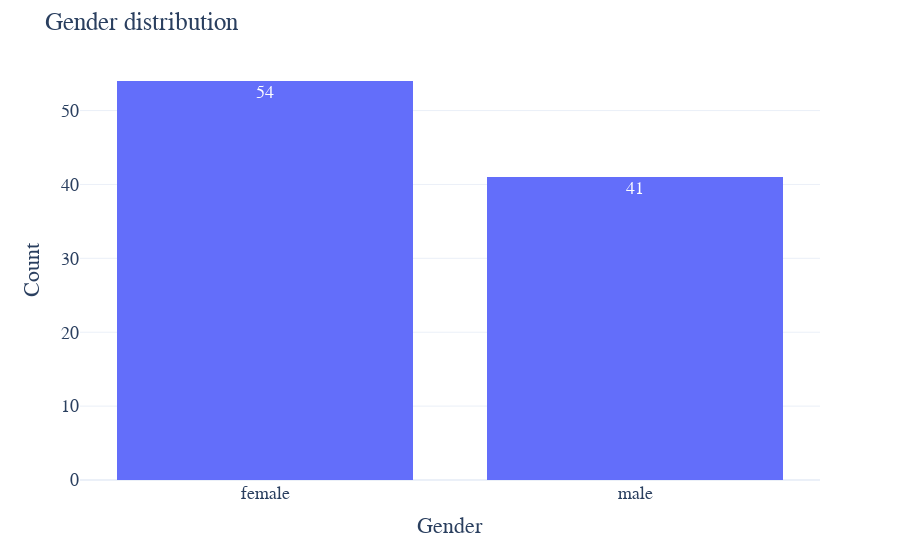

The notebook cell this image was saved under:
### Code cell
# Histogram about Gender
fig = px.histogram(df_annotators['Gender'], x="Gender", text_auto=True, template="plotly_white")
fig.update_layout(
    title_text='Gender distribution', # title of plot
    xaxis_title_text='Gender', # xaxis label
    yaxis_title_text='Count', # yaxis label
    font=dict(
        family="Helvetica",
        size=18
    )
)
fig.show()

### Figure 1 — Plotly figure (JSON) as saved in the notebook; plotly's stock layout.template omitted (floating-point values rounded to 4 significant figures)
{"data": [{"alignmentgroup": "True", "bingroup": "x", "hovertemplate": "Gender=%{x}<br>count=%{y}<extra></extra>", "legendgroup": "", "marker": {"color": "#636efa", "pattern": {"shape": ""}}, "name": "", "offsetgroup": "", "orientation": "v", "showlegend": false, "texttemplate": "%{value}", "type": "histogram", "x": ["female", "male", "male", "female", "male", "female", "female", "female", "female", "female", "male", "male", "male", "female", "female", "male", "female", "male", "female", "female", "male", "female", "female", "female", "female", "male", "male", "female", "female", "male", "male", "male", "female", "male", "female", "female", "female", "female", "female", "female", "female", "female", "male", "female", "male", "female", "male", "female", "male", "female", "female", "male", "female", "male", "male", "female", "male", "female", "female", "male", "female", "female", "female", "male", "male", "female", "male", "male", "female", "female", "male", "male", "male", "male", "male", "female", "male", "male", "female", "female", "female", "female", "female", "female", "male", "male", "female", "male", "female", "male", "male", "female", "female", "female", "male"], "xaxis": "x", "yaxis": "y"}], "layout": {"barmode": "relative", "font": {"family": "Helvetica", "size": 18}, "legend": {"tracegroupgap": 0}, "margin": {"t": 60}, "title": {"text": "Gender distribution"}, "xaxis": {"anchor": "y", "domain": [0, 1], "title": {"text": "Gender"}}, "yaxis": {"anchor": "x", "domain": [0, 1], "title": {"text": "Count"}}}}
